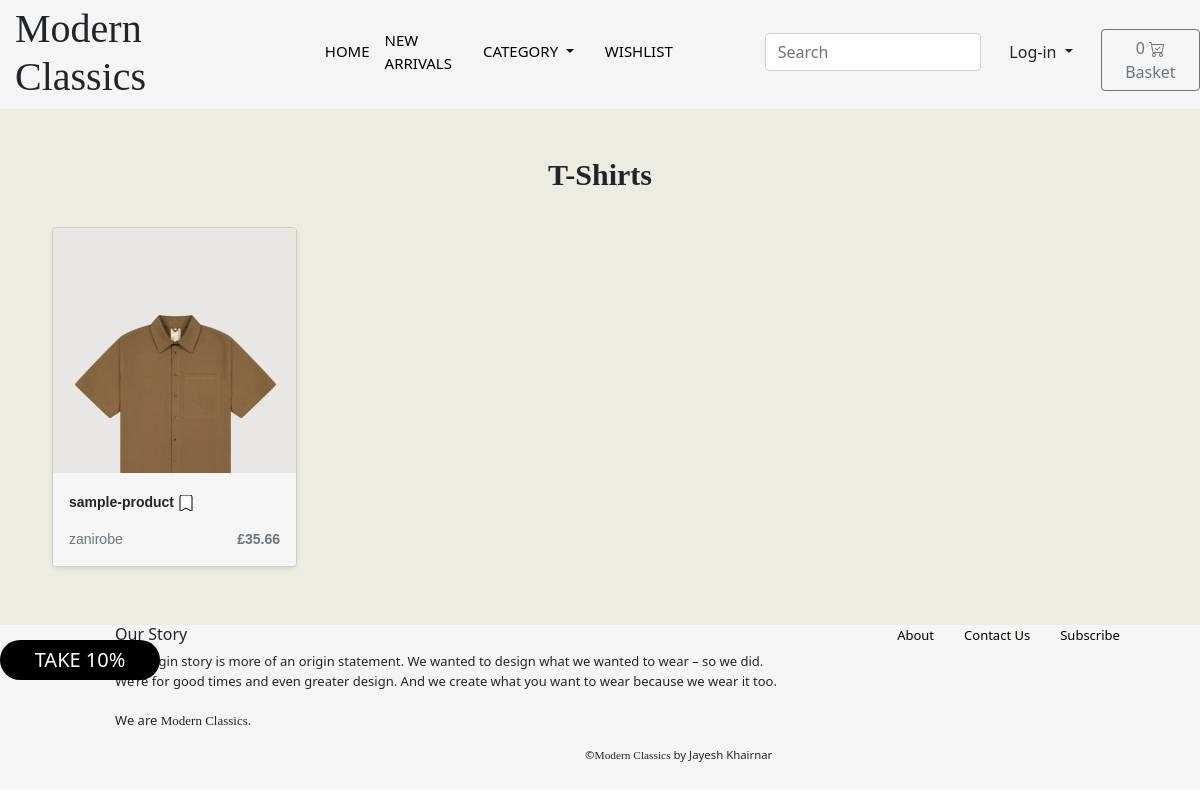
Screenshot of /search/t-shirts/ with the database file from the repository.
### store/models.py (models this page shows, shortened)
class Category(models.Model):
    name = models.CharField(max_length=225,db_index=True)               #db_index-->??
    slug = models.SlugField(max_length=225, unique=True)                #SlugField,unique--->??
    category_image = models.ImageField(upload_to='uploads/ategory', default='uploads/products/default.jpg')
    class Meta:                                                         #Meta-->??
        verbose_name_plural='categories'
    def get_absolute_url(self):
        return reverse("store:category_list", args=[self.slug])

class Product(models.Model):
    category = models.ForeignKey(Category, related_name='product', on_delete=models.CASCADE)
    created_by = models.ForeignKey(User , on_delete=models.CASCADE , related_name='product_creator')
    title = models.CharField(max_length=255)
    slug = models.SlugField(max_length=255)
    brand = models.CharField(max_length=100)
    price = models.DecimalField(max_digits=5, decimal_places=2)
    in_stock = models.BooleanField(default=True)
    is_active = models.BooleanField(default=True)
    is_wishlisted = models.BooleanField(default=False)
    description = models.CharField(
        max_length=1000, default='', blank=True, null=True)
    image = models.ImageField(upload_to='uploads/products/',default='uploads/products/default.jpg')
    image2 = models.ImageField(upload_to='uploads/products/',default='uploads/products/default.jpg')
    created = models.DateTimeField(auto_now_add=True)
    updated = models.DateTimeField(auto_now=True)
    objects = models.Manager()
    products = ProductManager()
    wishlisted = WishlistManager()
    class Meta:
        verbose_name_plural = 'Products'
        ordering=('created',)
    def get_absolute_url(self):
        return reverse("store:product_detail", args=[self.slug])

### store/views.py (the view)
# urls.py: path('search/<slug:category_slug>/', views.category_list, name='category_list'),
def category_list(request, category_slug=None):
    category = get_object_or_404(Category,slug=category_slug)
    products = Product.objects.filter(category=category)
    return render(request, 'store/products/category.html',{'category':category, 'products':products})

### basket/basket.py (called while the page is built)
    def __len__(self):
        return sum(item['qty'] for item in self.basket.values())

### basket/context_processors.py (called while the page is built)
def basket(request):
    return {'basket': Basket(request)}

### store/context_processors.py (called while the page is built)
def categories(request):
    return{
        'categories': Category.objects.all()
    }

### templates/store/products/category.html (shortened to what this page needs)
{% extends "../base.html" %}
{% load static %}
{% block content %}
<main>
  <div class="album py-5 bg-transparent">
    <div class="container bg-transparent">
      <div class="pb-3 h5 bg-transparent ">{{category.name|title}}</div>
      <div class="products-container bg-transparent">
      {% for product in products %}
        <div class="col bg-transparent">
          <div class="card shadow-sm bg-transparent">
            <div class="flip-card">
              <div class="flip-card-inner">
                <div class="flip-card-front">
                  <img class="card-img-top first-img" alt="Responsive image" src="{{ product.image.url }}">
                </div>
                <div class="flip-card-back">
                </div>
              </div>
            </div>
            <div class="card-body">
              <p class="card-text">
                <a class="text-dark text-decoration-none bolder-text" href="{{ product.get_absolute_url }}">{{ product.title }}</a>
                <svg id="svg{{forloop.counter}}" class="bi bi-bookmark-fill" data-index="{{product.id}}" xmlns="http://www.w3.org/2000/svg" width="16" height="16" fill="currentColor"  viewBox="0 0 16 16"> <path d="M2 2v13.5a.5.5 0 0 0 .74.439L8 13.069l5.26 2.87A.5.5 0 0 0 14 15.5V2a2 2 0 0 0-2-2H4a2 2 0 0 0-2 2z" ></path> </svg>
              </p>
              <div class="d-flex justify-content-between align-items-center">
                <small class="text-muted">{{ product.brand }}</small>
                <small class="text-muted"><strong>&pound;{{ product.price }}</strong></small>
              </div>
            </div>
          </div>
        </div>
      {% endfor %}
      </div>
    </div>
  </div>
</main>
{% endblock %}

### store/static/base.css (style rules this page uses)
* { margin-top: 0px; background-color: whitesmoke; }
a { text-decoration: none; }

### store/static/home.css (style rules this page uses)
main { margin: 0; padding: 0; overflow-x: hidden; background-color: rgb(236, 236, 224); }
.h5 { font-weight: bolder; font-size: 30px; font-family:Georgia, 'Times New Roman', Times, serif; text-align: center; background-color: rgb(236, 236, 224); }

### store/static/category.css (style rules this page uses)
.products-container { display: flex; align-items:center; justify-content: space-around; flex-direction: row; flex-wrap:wrap; }
.col { margin: 10px; }
.card { width: 245px; height: 340px; overflow: hidden; }
.flip-card { background-color: transparent; width: 245px; height: 320px; overflow: hidden; perspective: 1000px; }
.flip-card-inner { position: relative; width: 245px; height: 320px; text-align: center; transition: transform 0.6s ease-in; transition-delay: .2s; transform-style: preserve-3d; box-shadow: 0 4px 8px 0 rgba(0,0,0,0.2); }
.flip-card-front, .flip-card-back { position: absolute; width: 245px; height: 320px; -webkit-backface-visibility: hidden; backface-visibility: hidden; }
.flip-card-front { background-color: #bbb; color: black; }
.flip-card-back { background-color: #2980b9; color: white; transform: rotateY(180deg); }
.bolder-text { font-size: 14px; font-weight: bolder; font-family:Verdana, Geneva, Tahoma, sans-serif ; }
.text-muted { font-family: 'Trebuchet MS', 'Lucida Sans Unicode', 'Lucida Grande', 'Lucida Sans', Arial, sans-serif; }

### store/static/collections.css (style rules this page uses)
.bi.bi-bookmark-fill { cursor: pointer; color:white; stroke: #020000; stroke-width: 1px; stroke-linejoin: round; }

### rows the page displays
Category: name "T-Shirts"
Product: image (picture), title "sample-product", brand "zanirobe", price "35.66"
